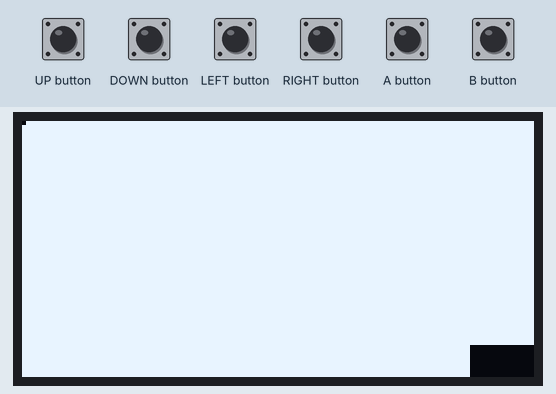
Recording of a sketch running on a simulated Arduboy, built with avr-gcc and run on an emulated ATmega32U4. Shown: 128×64 one-colour display. The inputs (shaded band) are chosen by the test bench.

Above: at 1.2 s.
1.3 s: UP button pressed for 0.15 s
2.0 s: DOWN button pressed for 1 s
3.6 s: LEFT button pressed for 0.15 s
4.3 s: RIGHT button pressed for 1 s
5.9 s: UP button pressed for 1 s
7.5 s: DOWN button pressed for 0.15 s
Timing chart, 0 to 9.2 s (numbered marks = the images above; inputs shaded):
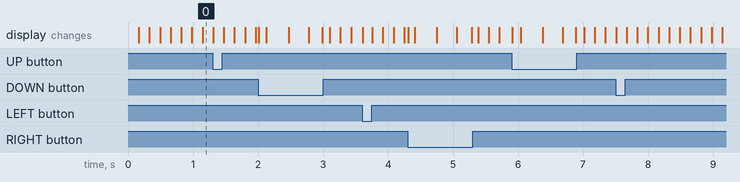

The sketch:

ardudraw.ino
```cpp
#include <Arduboy2.h>

Arduboy2 arduboy;

constexpr uint8_t framesPerSecond = 60;
const uint16_t canvasSizeBytes = EEPROM.length() - EEPROM_STORAGE_SPACE_START;

// The width is 126 pixels because there isn't enough space in the EEPROM
constexpr uint8_t width   = arduboy.width() - 2;
constexpr uint8_t height  = arduboy.height();

uint8_t cursorX           = 0;
uint8_t cursorY           = 0;
uint8_t pixelUnderCursor  = BLACK;

uint16_t leftRepeat   = 0;
uint16_t rightRepeat  = 0;
uint16_t upRepeat     = 0;
uint16_t downRepeat   = 0;
uint16_t aRepeat      = 0;
uint16_t bRepeat      = 0;


void setup() {
  Serial.begin(38400);
  arduboy.begin();
  arduboy.setFrameRate(framesPerSecond);


  // Load image from EEPROM
  arduboy.clear();
  for (uint16_t i = 0; i < canvasSizeBytes; i++)
    arduboy.sBuffer[i] = EEPROM[EEPROM_STORAGE_SPACE_START + i];
  arduboy.display();

  pixelUnderCursor = arduboy.getPixel(cursorX, cursorY);
}

void loop() {
  if (!arduboy.nextFrame()) return;
  arduboy.pollButtons();


  // Button repeat
  if (arduboy.pressed(LEFT_BUTTON))
    leftRepeat++;
  else
    leftRepeat = 0;

  if (arduboy.pressed(RIGHT_BUTTON))
    rightRepeat++;
  else
    rightRepeat = 0;

  if (arduboy.pressed(UP_BUTTON))
    upRepeat++;
  else
    upRepeat = 0;

  if (arduboy.pressed(DOWN_BUTTON))
    downRepeat++;
  else
    downRepeat = 0;

  if (arduboy.pressed(A_BUTTON))
    aRepeat++;
  else
    aRepeat = 0;

  if (arduboy.pressed(B_BUTTON))
    bRepeat++;
  else
    bRepeat = 0;


  // If B is held for one second
  if (bRepeat > framesPerSecond && bRepeat < framesPerSecond + 2) {

    // Restore the pixel under the cursor
    arduboy.drawPixel(cursorX, cursorY, pixelUnderCursor);

    // Upload to the computer if there is a serial connection
    if (Serial) {
      // Canvas dimensions
      Serial.write(width);
      Serial.write(height);

      // Canvas data
      for (int y = 0; y < height; y++)
        for (int x = 0; x < width; x++)
          Serial.write(arduboy.getPixel(x, y));

      Serial.write('\n'); // terminator

    } else {
      // Save to EEPROM and flash the LED green while saving
      arduboy.setRGBled(0x00, 0xff, 0x00);

      for (uint16_t i = 0; i < canvasSizeBytes; i++)
        EEPROM.update(EEPROM_STORAGE_SPACE_START + i, arduboy.sBuffer[i]);

      arduboy.setRGBled(0x00, 0x00, 0x00);
    }
    return;
  }


  // Cursor movement
  uint8_t newCursorX = cursorX;
  uint8_t newCursorY = cursorY;

  // Just-press or hold for 250ms to move
  if (arduboy.justPressed(LEFT_BUTTON) || leftRepeat > framesPerSecond / 4)
    newCursorX = (cursorX > 0) ? cursorX - 1 : width - 1;

  if (arduboy.justPressed(RIGHT_BUTTON) || rightRepeat > framesPerSecond / 4)
    newCursorX = (cursorX < width - 1) ? cursorX + 1 : 0;

  if (arduboy.justPressed(UP_BUTTON) || upRepeat  > framesPerSecond / 4)
    newCursorY = (cursorY > 0) ? cursorY - 1 : height - 1;

  if (arduboy.justPressed(DOWN_BUTTON) || downRepeat > framesPerSecond / 4)
    newCursorY = (cursorY < height - 1) ? cursorY + 1 : 0;


  // Toggle pixel
  if (arduboy.justPressed(A_BUTTON))
    pixelUnderCursor = (pixelUnderCursor == BLACK) ? WHITE : BLACK;


  // Clear the screen if A is held for 3 seconds
  if (aRepeat > framesPerSecond * 3) {
    arduboy.clear();
    arduboy.display();
    aRepeat = 0;
    return;
  }


  bool changed = cursorX != newCursorX || cursorY != newCursorY;

  // Update the pixelUnderCursor buffer
  if (changed) {
    arduboy.drawPixel(cursorX, cursorY, pixelUnderCursor);
    pixelUnderCursor = arduboy.getPixel(newCursorX, newCursorY);
  }

  cursorX = newCursorX;
  cursorY = newCursorY;


  if (arduboy.everyXFrames(10) || changed) {
    arduboy.drawPixel(
      cursorX, cursorY,
      (arduboy.getPixel(cursorX, cursorY) == BLACK) ? WHITE : BLACK
    );
    arduboy.display();
  }
}
```
